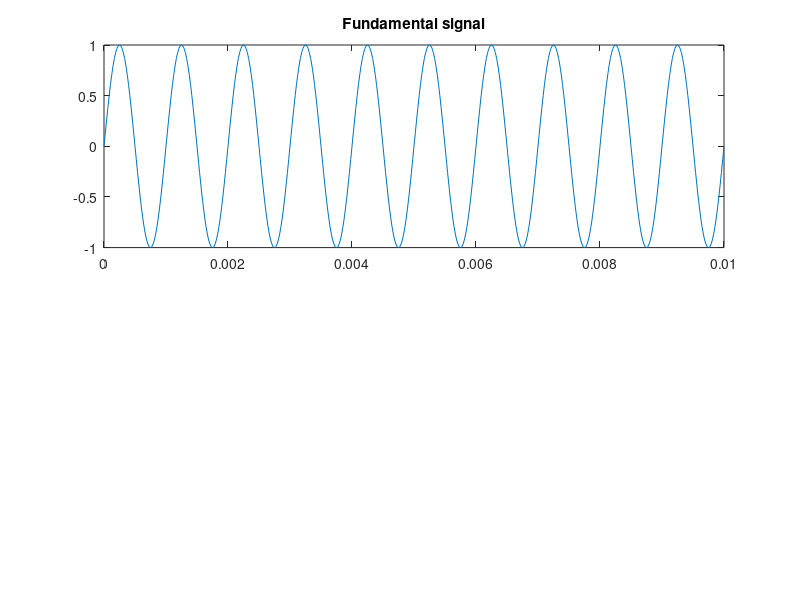

Here is the MATLAB script that generated this plot: (Note: this script raises an error after producing the figure.)
%时域图分辨率较差，主要观察频域图滤波前后的变化
%调制参考了https://www.jianshu.com/p/bb7291448a9f中描述的方法
Ka=0.1;
A0=0;
Fs=48000;
%%%%%%%%%%%%%%%%%%%%%%%%%%%%%%%%%%基波信号的生成%%%%%%%%%%%%%%%%%%%%%%%%%%%%%%%%%
Am = 1;
fa = 1000;
Ts = 1/Fs;
t = 0:Ts:0.01;
ym = Am*sin(2*pi*fa*t);
figure(1);
subplot(2,1,1);
plot(t,ym);
title('Fundamental signal');
[YfreqDomain,frequencyRange] = centeredFFT(ym,Fs);
subplot(2,1,2)
stem(frequencyRange,abs(YfreqDomain));
%%%%%%%%%%%%%%%%%%%%%%%%%%%%%%%%%载波信号的生成%%%%%%%%%%%%%%%%%%%%%%%%%%%%%%%%%
Ac = 1;
fc = fa*10;
Tc = 1/fc;
yc = Ac*sin(2*pi*fc*t);
figure(2)
subplot(2,1,1);
plot(t,yc);
title('Carrier signal');
[YfreqDomain,frequencyRange] = centeredFFT(yc,Fs);
subplot(2,1,2)
stem(frequencyRange,abs(YfreqDomain));
%%%%%%%%%%%%%%%%%%%%%%%%%%%%%%%%生成调制信号%%%%%%%%%%%%%%%%%%%%%%%%%%%%%%%%%%%%
y = Ac*(A0 + Ka*ym).*yc;figure(3)
subplot(2,1,1);
plot(t,y);
title ( 'Amplitude Modulated signal');
[YfreqDomain,frequencyRange] = centeredFFT(y,Fs);
subplot(2,1,2)
stem(frequencyRange,abs(YfreqDomain));
%%%%%%%%%%%%%%%%%%%%%%%%%%%%%%%%对调制信号解调%%%%%%%%%%%%%%%%%%%%%%%%%%%%%%%%%%
z=y.*yc;
figure(4);
subplot(2,1,1);
plot(t,z);
title ( 'Amplitude deModulated signal');
[YfreqDomain,frequencyRange] = centeredFFT(z,Fs);
subplot(2,1,2);
stem(frequencyRange,abs(YfreqDomain));
%%%%%%%%%%%%%%%%%%%%%%%%%%%%%%%%滤波器产生%%%%%%%%%%%%%%%%%%%%%%%%%%%%%%%%%%%%%
%%%%%%%%%%%%%%%%%%%%%%%%%%%%%%%%matlab直接滤波%%%%%%%%%%%%%%%%%%%%%%%%%%%%%%%%%
re_signal = filter(Num,1, z);
figure(5)
subplot(2,1,1);
plot(t,re_signal);xlabel('filtered signal aftre demodulated');%得到滤波后的图像
[YfreqDomain,frequencyRange] = centeredFFT(re_signal,Fs);
subplot(2,1,2)
stem(frequencyRange,abs(YfreqDomain));
%%%%%%%%%%%%%%%%%%%%%%%%%%%生成浮点数转定点数的文件%%%%%%%%%%%%%%%%%%%%%%%%%%%%%%%%%
signal = round(z * 2^14);
coef = round(Num * 2^16);
figure(6);
subplot(211);plot(t,signal);xlabel('signal input');
f = fopen('input.txt' , 'w');
fprintf(f ,'%g\n' , signal');
fclose(f);
%%%%%%%%%%%%%%%%%%%%%%%%%%生成写入vivado的补码文件%%%%%%%%%%%%%%%%%%%%%%%%%%%%%%%%%%
signal_trans2c = dec2bin(signal + 2^16 * (signal<0) , 16);
signal_trans2c = signal_trans2c';
fdata = fopen('input.mem' , 'wb');
for index = 1:length(signal)
    for i = 1:16
       fprintf( fdata ,'%s' , signal_trans2c((index-1) * 16 + i)); 
    end
    fprintf(fdata , '\r\n'); % entering a enter and new a line
end
fclose(fdata);
%%%%%%%%%%%%%%%%%%%%%%%%%%读入滤波后的数据文件并进行可视化%%%%%%%%%%%%%%%%%%%%%%%%%%%
fid = fopen('G:\vivado\Free_Design\Free_Design.sim\sim_1\behav\xsim\dataout1.txt');
a = textscan(fid, '%d');%以十进制方式读入
fclose(fid);
figure(7);
subplot(211);
plot(a{1}(6:end));xlabel('The result of physical FIR');
[YfreqDomain,frequencyRange] = centeredFFT(a{1}(6:end),Fs);
